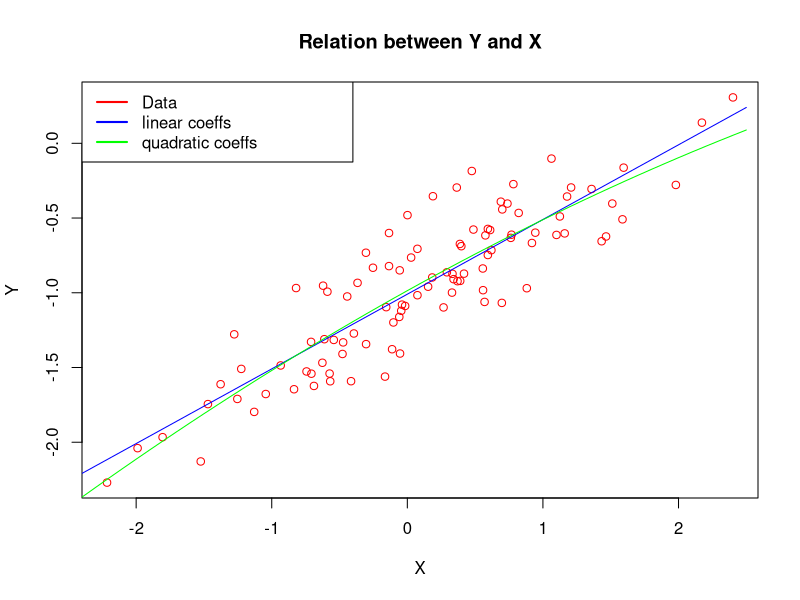

The R source for this figure:
# setting correct seed
set.seed(1)


# point A
x <- rnorm(100, 0, 1)

# point B
eps <- rnorm(100, 0, 0.25)

# point C
y <- -1.0 + 0.5 * x + eps

# vector y should have lenght 100, we can check it here:
len_of_y <- length(y)
len_of_y

# what are beta coeffs?
# beta0 is -1.0
# beta1 is 0.5
# TODO: CHECK IF THIS IS CORRECT! (chapter 6)

# point D
plot(x, y, main = "Relation between Y and X", xlab = "X", ylab = "Y", col = "red")


lin_reg_res <- lsfit(x, y)
beta_prim_0 <- lin_reg_res$coefficients[[1]]
beta_prim_1 <- lin_reg_res$coefficients[[2]]

# beta0: -1.00942315347694
# beta1: 0.499734903457018

# point F
# Add line
line_x <- seq(-2.5, 2.5, 0.1)
line_y <- beta_prim_0 + beta_prim_1 * line_x
lines(line_x, line_y, pch = 18, col = "blue", type = "l")

# legend("topleft",
#        legend = c("Data", "regretion line"),
#        col = c("red", "blue"), lwd = 2, lty = 1, text.width = 1
# )

# point G
poly_reg_res <- lm(y ~ x + I(x^2))
beta_prim_0_poly <- poly_reg_res$coefficients[[1]]
beta_prim_1_poly <- poly_reg_res$coefficients[[2]]
beta_prim_2_poly <- poly_reg_res$coefficients[[3]]
# beta0: -0.98582124777092983159
# beta1: 0.50429021861348155564
# beta2: -0.02973

# plot to compare linear regretion and quadratic
line_y <- beta_prim_0_poly + (beta_prim_1_poly + beta_prim_2_poly * line_x) * line_x
lines(line_x, line_y, pch = 18, col = "green", type = "l")
legend("topleft",
       legend = c("Data", "linear coeffs", "quadratic coeffs"),
       col = c("red", "blue", "green"), lwd = 2, lty = 1, text.width = 1.5
)
